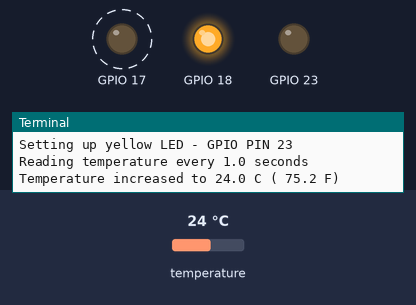
Bench run of a program on a simulated Raspberry Pi (BCM pin numbers). On the bench: output pins drawn as LEDs (lit = HIGH), the last lines printed to the terminal. Dashed ring = blinking. The test bench sets the inputs (shaded band); at power-on: temperature 24 °C.

Above: at 1.2 s.
1.3 s: temperature set to 12 °C
At 3.3 s:
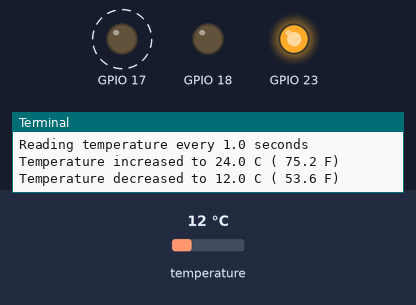
At 4.1 s:
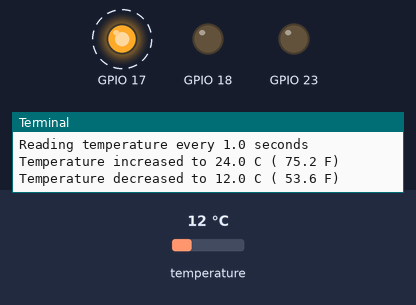
Timing chart, 0 to 12.9 s (numbered marks = the images above; inputs shaded):
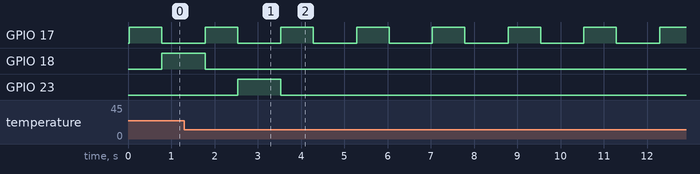

Measured:
- after the input at 1.3 s, GPIO 23: LOW → HIGH after 1.2 s, → LOW 1.0 s later
- by itself, GPIO 17: alternates HIGH for 0.75 s and LOW for 1.0 s

The program:

temp_probe.py
```python
import os # for issuing os commands
import glob # for reading file structure
import time # for keeping time
import RPi.GPIO as GPIO #interacting with the GPIO

print 'Welcome to the temperature probe test'

# set upt GPIO
GPIO.setmode(GPIO.BCM)
GPIO.setwarnings(False)

# set up LEDs
LEDs = {'red':18, 'green':17, 'yellow':23}
for col in LEDs:
    print 'Setting up', col, 'LED - GPIO PIN', LEDs[col]
    GPIO.setup(LEDs[col], GPIO.OUT)
def led_status(cols, signal):
    if isinstance(cols, str): # only a single color
        GPIO.output(LEDs[cols], signal)
    else: # multiple colors
        for col in cols:
            GPIO.output(LEDs[col], signal)
def led_off(cols): led_status(cols, GPIO.LOW)
def led_on(cols): led_status(cols, GPIO.HIGH)
led_off(LEDs.keys())

# start temperature probe
os.system('modprobe w1-gpio')
os.system('modprobe w1-therm')

# access probe readout
base_dir = '/sys/bus/w1/devices/'
device_folders = glob.glob(base_dir + '28*')
if len(device_folders) > 0:
    # just pick first probe (FIXME: in case there are more than one)
    device_file = device_folders[0] + '/w1_slave'
else:
    print '\n\tERROR: could not find an active temperature device in', base_dir, '\n'
    print 'Exiting program.'
    exit()

# read temperature from file
def read_temp_raw():
    f = open(device_file, 'r')
    lines = f.readlines()
    f.close()
    return lines

# display temperature reading
def read_temp():
    lines = read_temp_raw()
    while lines[0].strip()[-3:] != 'YES': # check if there is a reported temp
        print 'No temperature reported, trying again...'
        led_on('red')
        time.sleep(0.2)
        led_off('red')
        lines = read_temp_raw()
    equals_pos = lines[1].find('t=')
    if equals_pos != -1: # found a temperature reading
        temp_string = lines[1][equals_pos+2:]
        temp_c = float(temp_string)/1000.
        temp_f = temp_c * 9.0 / 5.0 + 32.0
        return temp_c, temp_f

# time variables
READ = 1.0 # [s] how often to read temp

# main loop
print 'Reading temperature every', READ, 'seconds'
temp_c_prev = 0.
while True:
    led_on('green')
    [temp_c, temp_f]= read_temp() # reading temperature
    led_off('green')
    if temp_c > temp_c_prev:
        led_on('red')
        temp_c_prev = temp_c
        print 'Temperature increased to', temp_c, 'C (', temp_f, 'F)'
        time.sleep(READ)
        led_off('red')
    elif temp_c < temp_c_prev:
        led_on('yellow')
        temp_c_prev = temp_c
        print 'Temperature decreased to', temp_c, 'C (', temp_f, 'F)'
        time.sleep(READ)
        led_off('yellow')
    else:
        time.sleep(READ)
```
